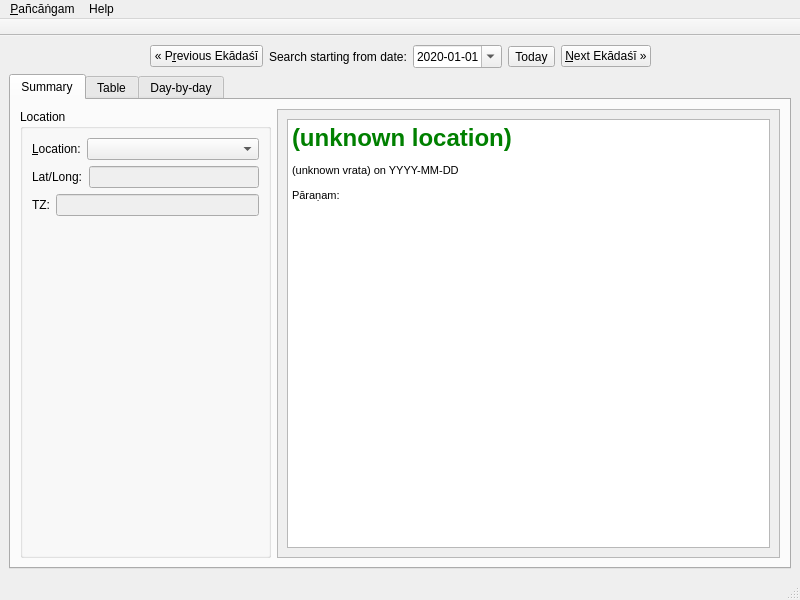
<?xml version="1.0" encoding="UTF-8"?>
<ui version="4.0">
 <class>MainWindow</class>
 <widget class="QMainWindow" name="MainWindow">
  <property name="geometry">
   <rect>
    <x>0</x>
    <y>0</y>
    <width>800</width>
    <height>600</height>
   </rect>
  </property>
  <property name="windowTitle">
   <string>MainWindow</string>
  </property>
  <widget class="QWidget" name="centralwidget">
   <layout class="QVBoxLayout" name="verticalLayout_6">
    <item>
     <layout class="QHBoxLayout" name="horizontalLayout_2">
      <item>
       <spacer name="dateLeftSpacer">
        <property name="orientation">
         <enum>Qt::Horizontal</enum>
        </property>
        <property name="sizeHint" stdset="0">
         <size>
          <width>40</width>
          <height>20</height>
         </size>
        </property>
       </spacer>
      </item>
      <item>
       <widget class="QPushButton" name="datePrevEkadashi">
        <property name="text">
         <string>« P&amp;revious Ekādaśī</string>
        </property>
       </widget>
      </item>
      <item>
       <widget class="QLabel" name="dateLabel">
        <property name="text">
         <string>Search starting from date:</string>
        </property>
        <property name="margin">
         <number>5</number>
        </property>
        <property name="buddy">
         <cstring>dateEdit</cstring>
        </property>
       </widget>
      </item>
      <item>
       <widget class="QDateEdit" name="dateEdit">
        <property name="dateTime">
         <datetime>
          <hour>0</hour>
          <minute>0</minute>
          <second>0</second>
          <year>2020</year>
          <month>1</month>
          <day>1</day>
         </datetime>
        </property>
        <property name="displayFormat">
         <string extracomment="qwe">yyyy-MM-dd</string>
        </property>
        <property name="calendarPopup">
         <bool>true</bool>
        </property>
        <property name="timeSpec">
         <enum>Qt::LocalTime</enum>
        </property>
       </widget>
      </item>
      <item>
       <widget class="QToolButton" name="todayButton">
        <property name="text">
         <string>Today</string>
        </property>
       </widget>
      </item>
      <item>
       <widget class="QPushButton" name="dateNextEkadashi">
        <property name="text">
         <string>&amp;Next Ekādaśī »</string>
        </property>
       </widget>
      </item>
      <item>
       <spacer name="dateRightSpacer">
        <property name="orientation">
         <enum>Qt::Horizontal</enum>
        </property>
        <property name="sizeHint" stdset="0">
         <size>
          <width>40</width>
          <height>20</height>
         </size>
        </property>
       </spacer>
      </item>
     </layout>
    </item>
    <item>
     <layout class="QHBoxLayout" name="horizontalBigLayout">
      <item>
       <widget class="QTabWidget" name="tabWidget">
        <property name="sizePolicy">
         <sizepolicy hsizetype="Preferred" vsizetype="Expanding">
          <horstretch>2</horstretch>
          <verstretch>0</verstretch>
         </sizepolicy>
        </property>
        <property name="currentIndex">
         <number>0</number>
        </property>
        <widget class="QWidget" name="tab_brief">
         <attribute name="title">
          <string>Summary</string>
         </attribute>
         <layout class="QHBoxLayout" name="horizontalLayout_3">
          <item>
           <widget class="QGroupBox" name="dateLocationGroup">
            <property name="sizePolicy">
             <sizepolicy hsizetype="Expanding" vsizetype="Preferred">
              <horstretch>1</horstretch>
              <verstretch>0</verstretch>
             </sizepolicy>
            </property>
            <property name="maximumSize">
             <size>
              <width>280</width>
              <height>16777215</height>
             </size>
            </property>
            <property name="title">
             <string>Location</string>
            </property>
            <layout class="QVBoxLayout" name="verticalLayout_3">
             <item>
              <layout class="QVBoxLayout" name="locationVLayout">
               <item>
                <layout class="QHBoxLayout" name="locationHLayout">
                 <item>
                  <widget class="QLabel" name="locationLabel">
                   <property name="sizePolicy">
                    <sizepolicy hsizetype="Maximum" vsizetype="Preferred">
                     <horstretch>0</horstretch>
                     <verstretch>0</verstretch>
                    </sizepolicy>
                   </property>
                   <property name="text">
                    <string>&amp;Location:</string>
                   </property>
                   <property name="margin">
                    <number>5</number>
                   </property>
                   <property name="buddy">
                    <cstring>locationComboBox</cstring>
                   </property>
                  </widget>
                 </item>
                 <item>
                  <widget class="QComboBox" name="locationComboBox"/>
                 </item>
                </layout>
               </item>
               <item>
                <layout class="QHBoxLayout" name="latLongHLayout">
                 <item>
                  <widget class="QLabel" name="latitudeLabel">
                   <property name="toolTip">
                    <string>Latitude in decimal degrees (+ means North)</string>
                   </property>
                   <property name="text">
                    <string>Lat/Long:</string>
                   </property>
                   <property name="margin">
                    <number>5</number>
                   </property>
                   <property name="buddy">
                    <cstring>latlong_edit</cstring>
                   </property>
                  </widget>
                 </item>
                 <item>
                  <widget class="LatLongEdit" name="latlong_edit">
                   <property name="enabled">
                    <bool>false</bool>
                   </property>
                   <property name="toolTip">
                    <string>Latitude in decimal degrees (+ means North)</string>
                   </property>
                  </widget>
                 </item>
                </layout>
               </item>
               <item>
                <layout class="QHBoxLayout" name="timezoneHLayout">
                 <item>
                  <widget class="QLabel" name="timezoneLabel">
                   <property name="text">
                    <string>TZ:</string>
                   </property>
                   <property name="margin">
                    <number>5</number>
                   </property>
                   <property name="buddy">
                    <cstring>timezone</cstring>
                   </property>
                  </widget>
                 </item>
                 <item>
                  <widget class="QLineEdit" name="timezone">
                   <property name="enabled">
                    <bool>false</bool>
                   </property>
                  </widget>
                 </item>
                </layout>
               </item>
              </layout>
             </item>
             <item>
              <spacer name="locationVerticalSpacer">
               <property name="orientation">
                <enum>Qt::Vertical</enum>
               </property>
               <property name="sizeHint" stdset="0">
                <size>
                 <width>20</width>
                 <height>40</height>
                </size>
               </property>
              </spacer>
             </item>
            </layout>
           </widget>
          </item>
          <item>
           <widget class="QScrollArea" name="scrollArea">
            <property name="sizePolicy">
             <sizepolicy hsizetype="Expanding" vsizetype="Expanding">
              <horstretch>2</horstretch>
              <verstretch>0</verstretch>
             </sizepolicy>
            </property>
            <property name="widgetResizable">
             <bool>true</bool>
            </property>
            <widget class="QWidget" name="scrollAreaWidgetContents">
             <property name="geometry">
              <rect>
               <x>0</x>
               <y>0</y>
               <width>503</width>
               <height>416</height>
              </rect>
             </property>
             <layout class="QVBoxLayout" name="verticalLayout_4">
              <item>
               <widget class="QTextBrowser" name="vrataSummary">
                <property name="html">
                 <string>&lt;!DOCTYPE HTML PUBLIC &quot;-//W3C//DTD HTML 4.0//EN&quot; &quot;http://www.w3.org/TR/REC-html40/strict.dtd&quot;&gt;
&lt;html&gt;&lt;head&gt;&lt;meta name=&quot;qrichtext&quot; content=&quot;1&quot; /&gt;&lt;style type=&quot;text/css&quot;&gt;
p, li { white-space: pre-wrap; }
&lt;/style&gt;&lt;/head&gt;&lt;body style=&quot; font-family:'Noto Sans'; font-size:10pt; font-weight:400; font-style:normal;&quot;&gt;
&lt;h1 style=&quot; margin-top:18px; margin-bottom:12px; margin-left:0px; margin-right:0px; -qt-block-indent:0; text-indent:0px;&quot;&gt;&lt;span style=&quot; font-family:'MS Shell Dlg 2'; font-size:8.25pt; font-weight:600; color:#008000;&quot;&gt;(unknown location)&lt;/span&gt;&lt;/h1&gt;
&lt;p style=&quot; margin-top:12px; margin-bottom:12px; margin-left:0px; margin-right:0px; -qt-block-indent:0; text-indent:0px;&quot;&gt;&lt;span style=&quot; font-family:'MS Shell Dlg 2'; font-size:8.25pt;&quot;&gt;(unknown vrata) on YYYY-MM-DD&lt;/span&gt;&lt;/p&gt;
&lt;p style=&quot; margin-top:12px; margin-bottom:12px; margin-left:0px; margin-right:0px; -qt-block-indent:0; text-indent:0px;&quot;&gt;&lt;span style=&quot; font-family:'MS Shell Dlg 2'; font-size:8.25pt;&quot;&gt;Pāraṇam: &lt;/span&gt;&lt;/p&gt;&lt;/body&gt;&lt;/html&gt;</string>
                </property>
               </widget>
              </item>
             </layout>
            </widget>
           </widget>
          </item>
         </layout>
        </widget>
        <widget class="QWidget" name="tab_table">
         <attribute name="title">
          <string>Table</string>
         </attribute>
         <layout class="QVBoxLayout" name="verticalLayoutTabTable">
          <item>
           <widget class="HtmlBrowser" name="tableTextBrowser"/>
          </item>
         </layout>
        </widget>
        <widget class="QWidget" name="tab_daybyday">
         <attribute name="title">
          <string>Day-by-day</string>
         </attribute>
         <layout class="QVBoxLayout" name="verticalLayoutTabDaybyday">
          <item>
           <widget class="QTextBrowser" name="daybydayBrowser"/>
          </item>
         </layout>
        </widget>
       </widget>
      </item>
     </layout>
    </item>
   </layout>
  </widget>
  <widget class="QMenuBar" name="menubar">
   <property name="geometry">
    <rect>
     <x>0</x>
     <y>0</y>
     <width>800</width>
     <height>30</height>
    </rect>
   </property>
   <widget class="QMenu" name="menuPa_c_gam">
    <property name="title">
     <string>&amp;Pañcāṅgam</string>
    </property>
    <addaction name="actionE_xit_2"/>
   </widget>
   <widget class="QMenu" name="menuHelp">
    <property name="title">
     <string>Help</string>
    </property>
    <addaction name="actionAbout"/>
   </widget>
   <addaction name="menuPa_c_gam"/>
   <addaction name="menuHelp"/>
  </widget>
  <widget class="QStatusBar" name="statusbar"/>
  <widget class="QToolBar" name="toolBar">
   <property name="windowTitle">
    <string>toolBar</string>
   </property>
   <property name="movable">
    <bool>false</bool>
   </property>
   <property name="floatable">
    <bool>false</bool>
   </property>
   <attribute name="toolBarArea">
    <enum>TopToolBarArea</enum>
   </attribute>
   <attribute name="toolBarBreak">
    <bool>false</bool>
   </attribute>
  </widget>
  <action name="actionE_xit_2">
   <property name="text">
    <string>E&amp;xit</string>
   </property>
  </action>
  <action name="actionAbout">
   <property name="text">
    <string>About</string>
   </property>
  </action>
 </widget>
 <customwidgets>
  <customwidget>
   <class>HtmlBrowser</class>
   <extends>QTextBrowser</extends>
   <header>htmlbrowser.h</header>
  </customwidget>
  <customwidget>
   <class>LatLongEdit</class>
   <extends>QLineEdit</extends>
   <header>latlongedit.h</header>
  </customwidget>
 </customwidgets>
 <resources/>
 <connections/>
</ui>
